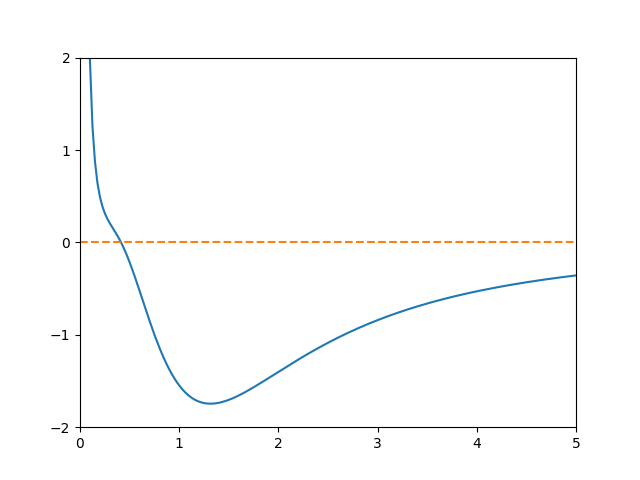

Here is the Python script that generated this plot:
import matplotlib.pyplot as plt
import numpy as np

n = 100
w, I, E0, c = 1, 0.5, 1, 0.5

def W_derived(d):
    total = 0.0
    for k in range(-n, n + 1):
        ak = ((k - 0.5) * d) ** 2
        total += (c * c - ak) / (ak + c * c) ** 2
    
    return total

x = np.linspace(0, 5, 200)
y = W_derived(x)

plt.plot(x, y)
plt.plot((0, 5), (0, 0), linestyle='--')
plt.xlim(0, 5)
plt.ylim(-2, 2)
plt.xticks(np.linspace(0, 5, 6))
plt.yticks(np.linspace(-2, 2, 5))
plt.show()
